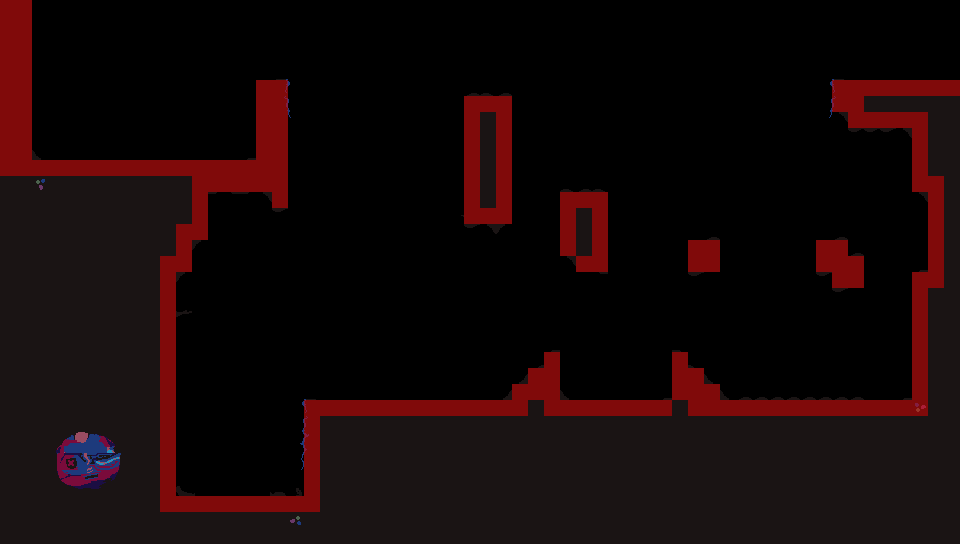

This game map was drawn from its Tiled (.tmx) file and the tilesets committed beside it. A one-line description and the trimmed map source follow:
An orthogonal 60x34 tile map with 16x16 px tiles, 2 tile layers (ground, collision layer) and 5 objects (2x lilguy, spawn, maps.thismightbebroken, directions).

<map version="1.0" orientation="orthogonal" width="60" height="34" tilewidth="16" tileheight="16">
 <tileset firstgid="1" name="tileset" tilewidth="16" tileheight="16">
  <image source="../images/tileset.png" trans="ffffff" width="144" height="144" />
 </tileset>
 <layer name="ground" width="60" height="34">
  <data>[2040 cells, 916 non-empty, 63 distinct tile ids]</data>
 </layer>
 <layer name="collision layer" width="60" height="34" opacity="0.48">
  <properties>
   <property name="hidden" value="true" />
   <property name="solid" value="true" />
  </properties>
  <data>[2040 cells, 214 non-empty, 1 distinct tile ids]</data>
 </layer>
 <objectgroup color="#29a456" name="objects" width="60" height="34">
  <object name="spawn" x="240" y="464" />
  <object name="door" type="maps.thismightbebroken" x="128" y="48" />
  <object name="enemy" type="lilguy" x="208" y="112">
   <properties>
    <property name="has_energy" value="1" />
   </properties>
  </object>
  <object name="enemy" type="lilguy" x="624" y="352" />
  <object name="directions" x="321" y="417" />
 </objectgroup>
</map>
